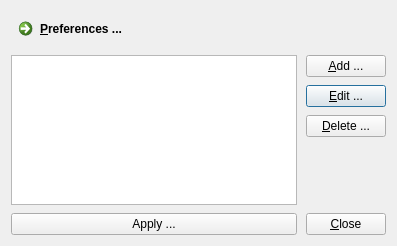
<?xml version="1.0" encoding="UTF-8"?>
<ui version="4.0">
 <class>ConnectionEditorDialog</class>
 <widget class="QDialog" name="ConnectionEditorDialog">
  <property name="geometry">
   <rect>
    <x>0</x>
    <y>0</y>
    <width>397</width>
    <height>246</height>
   </rect>
  </property>
  <property name="windowTitle">
   <string>VPN Connections</string>
  </property>
  <property name="windowIcon">
   <iconset resource="../../resources/L2tpIPsecVpn.qrc">
    <normaloff>:/images/connectEstablished.png</normaloff>:/images/connectEstablished.png</iconset>
  </property>
  <layout class="QGridLayout" name="m_pGridLayout">
   <property name="horizontalSpacing">
    <number>9</number>
   </property>
   <property name="verticalSpacing">
    <number>8</number>
   </property>
   <item row="1" column="1">
    <widget class="QPushButton" name="m_pAdd">
     <property name="text">
      <string>&amp;Add ...</string>
     </property>
     <property name="autoDefault">
      <bool>false</bool>
     </property>
    </widget>
   </item>
   <item row="2" column="1">
    <widget class="QPushButton" name="m_pEdit">
     <property name="text">
      <string>&amp;Edit ...</string>
     </property>
     <property name="autoDefault">
      <bool>false</bool>
     </property>
     <property name="default">
      <bool>true</bool>
     </property>
    </widget>
   </item>
   <item row="3" column="1">
    <widget class="QPushButton" name="m_pDelete">
     <property name="text">
      <string>&amp;Delete ...</string>
     </property>
     <property name="autoDefault">
      <bool>false</bool>
     </property>
    </widget>
   </item>
   <item row="1" column="0" rowspan="4">
    <widget class="QTableView" name="m_pConnections">
     <property name="sizePolicy">
      <sizepolicy hsizetype="Expanding" vsizetype="Expanding">
       <horstretch>0</horstretch>
       <verstretch>0</verstretch>
      </sizepolicy>
     </property>
     <property name="focusPolicy">
      <enum>Qt::WheelFocus</enum>
     </property>
     <property name="editTriggers">
      <set>QAbstractItemView::NoEditTriggers</set>
     </property>
     <property name="showGrid">
      <bool>false</bool>
     </property>
     <property name="wordWrap">
      <bool>false</bool>
     </property>
     <property name="cornerButtonEnabled">
      <bool>true</bool>
     </property>
     <attribute name="verticalHeaderVisible">
      <bool>false</bool>
     </attribute>
    </widget>
   </item>
   <item row="5" column="1">
    <widget class="QPushButton" name="m_pClose">
     <property name="text">
      <string>&amp;Close</string>
     </property>
     <property name="autoDefault">
      <bool>false</bool>
     </property>
    </widget>
   </item>
   <item row="5" column="0">
    <widget class="QPushButton" name="m_pApplyButton">
     <property name="toolTip">
      <string>Writes your changes to the appropriate configuration files. You must reconnect after applying your changes.</string>
     </property>
     <property name="text">
      <string>Apply ...</string>
     </property>
    </widget>
   </item>
   <item row="0" column="0">
    <widget class="QCommandLinkButton" name="m_pPreferencesCommandLinkButton">
     <property name="sizePolicy">
      <sizepolicy hsizetype="Fixed" vsizetype="Fixed">
       <horstretch>0</horstretch>
       <verstretch>0</verstretch>
      </sizepolicy>
     </property>
     <property name="minimumSize">
      <size>
       <width>150</width>
       <height>36</height>
      </size>
     </property>
     <property name="maximumSize">
      <size>
       <width>150</width>
       <height>36</height>
      </size>
     </property>
     <property name="text">
      <string>&amp;Preferences ...</string>
     </property>
     <property name="autoDefault">
      <bool>false</bool>
     </property>
    </widget>
   </item>
  </layout>
 </widget>
 <resources>
  <include location="../../resources/L2tpIPsecVpn.qrc"/>
 </resources>
 <connections>
  <connection>
   <sender>m_pClose</sender>
   <signal>clicked()</signal>
   <receiver>ConnectionEditorDialog</receiver>
   <slot>accept()</slot>
   <hints>
    <hint type="sourcelabel">
     <x>342</x>
     <y>273</y>
    </hint>
    <hint type="destinationlabel">
     <x>199</x>
     <y>149</y>
    </hint>
   </hints>
  </connection>
  <connection>
   <sender>m_pConnections</sender>
   <signal>doubleClicked(QModelIndex)</signal>
   <receiver>m_pEdit</receiver>
   <slot>click()</slot>
   <hints>
    <hint type="sourcelabel">
     <x>151</x>
     <y>105</y>
    </hint>
    <hint type="destinationlabel">
     <x>345</x>
     <y>57</y>
    </hint>
   </hints>
  </connection>
 </connections>
</ui>
